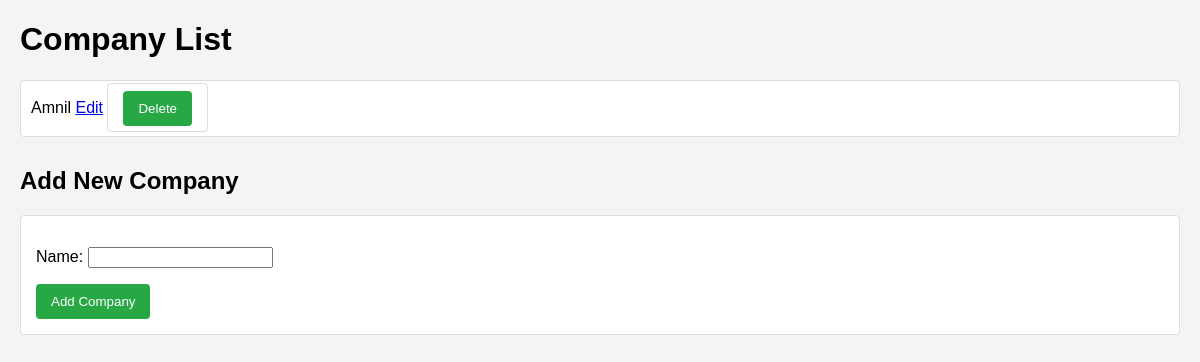
The page /companies/ on the database as committed earlier.
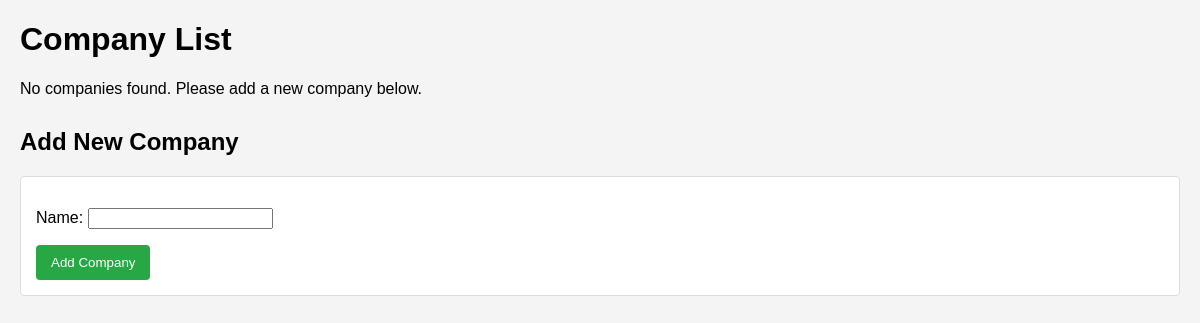
The same page on the database as committed later.
### companies/models.py (models this page shows, shortened)
class Company(models.Model):
    name = models.CharField(max_length=255, unique=True)

### companies/views.py (the view)
# urls.py: path('companies/', company_list, name='company_list'),
def company_list(request):
    if request.method == 'POST':
        form = CompanyForm(request.POST)
        if form.is_valid():
            company = form.save()
            create_database(company.name)
            return redirect('company_list')
    else:
        form = CompanyForm()
    companies = Company.objects.all()
    return render(request, 'company_list.html', {'companies': companies, 'form': form})

### companies/forms.py
class CompanyForm(forms.ModelForm):
    class Meta:
        model = Company
        fields = ['name']

### companies/templates/company_list.html (shortened to what this page needs)
<!DOCTYPE html>
<html lang="en">
<head>
    {% load static %}
    <link rel="stylesheet" href="{% static 'company_list.css' %}">
</head>
<body>
    <h1>Company List</h1>
    {% if companies %}
    <ul>
        {% for company in companies %}
        <li>
            {{ company.name }}
            <a href="{% url 'update_company' company.id %}">Edit</a>
            <form action="{% url 'delete_company' company.id %}" method="POST" style="display:inline;">
                <button type="submit" onclick="return confirm('Are you sure you want to delete this company?');">Delete</button>
            </form>
        </li>
        {% endfor %}
    </ul>
    {% else %}
    <p>No companies found. Please add a new company below.</p>
    {% endif %}
    <h2>Add New Company</h2>
    <form method="POST">
        {{ form.as_p }}
        <button type="submit">Add Company</button>
    </form>
</body>
</html>

### companies/static/company_list.css (style rules this page uses)
body { font-family: Arial, sans-serif; margin: 20px; background-color: #f4f4f4; }
h2 { margin-top: 30px; }
form { margin-top: 20px; padding: 15px; background: #fff; border: 1px solid #ddd; border-radius: 4px; }
button { background-color: #28a745; color: white; border: none; padding: 10px 15px; border-radius: 4px; cursor: pointer; transition: background 0.3s; }

Rows that differ between the two databases and show on the page:
removed Company: name "Amnil"
Other text that changed with them:
text now shown: "No companies found. Please add a new company below."
